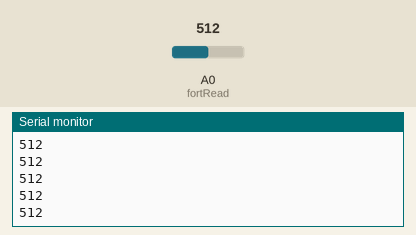
Simulated run of this sketch. Board: Arduino Uno, built with avr-gcc and run on an emulated ATmega328P. Shown: the last lines printed to the serial monitor. Inputs (shaded band) come from the test bench; at power-on: A0 (fortRead) = 512.

Above: at 1.2 s.
1.3 s: A0 (fortRead) set to 716
At 1.9 s:
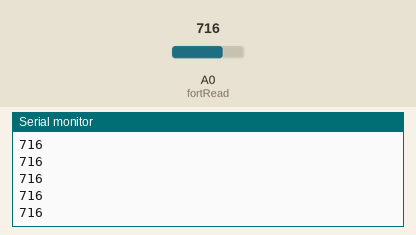
2.8 s: A0 (fortRead) set to 900
At 3.5 s:
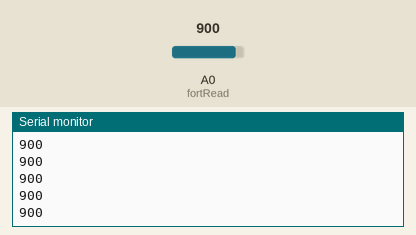
Timing chart, 0 to 5.8 s (numbered marks = the images above; inputs shaded):
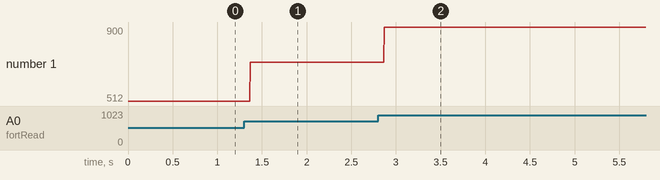

The sketch:

ArduinoSerial.ino
```cpp
int fortRead = A0; // A0 is a physical pin on the board
int readValue; // Declare a variable to store the in-coming data
// float voltage; //

void setup()
{
  pinMode(fortRead, INPUT); // set up pin A0 to be an 'INPUT' pin
  Serial.begin(9600); // open the serial port,
  // and set the serial communication port to be 9600 bits/s
}

void loop()
{
readValue = analogRead(fortRead);
Serial.println(readValue);
}
```

Measured:
- after the input at 1.3 s, the serial monitor: prints a new line after 0.07 s (image 1)
- after the input at 2.8 s, the serial monitor: prints a new line after 0.07 s (image 2)
- plotted number 1: 512 → 716 after the input at 1.3 s, 716 → 900 after the input at 2.8 s
